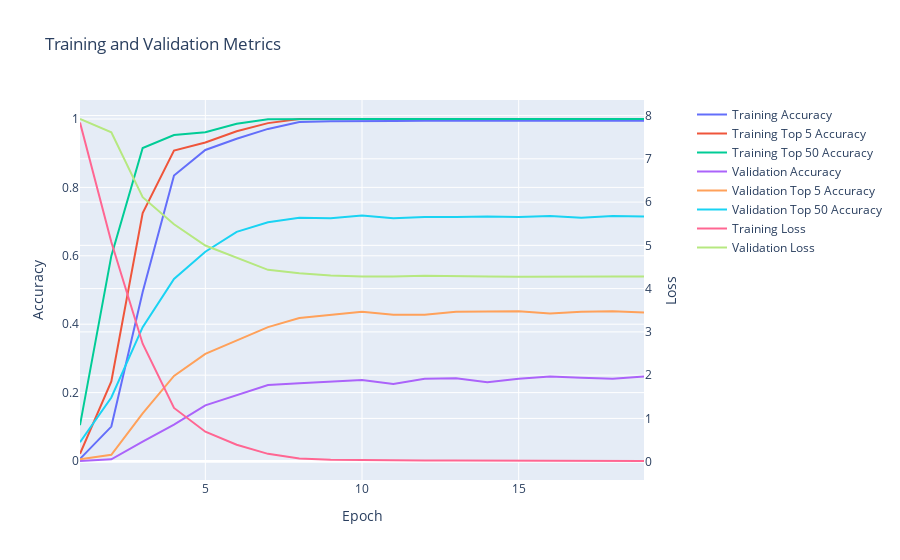

The notebook cell saved with this chart:
### Code cell
arcface_cross_entropy_model.display_training_history()

### Figure 1 — Plotly figure (JSON) as saved in the notebook; plotly's stock layout.template omitted (floating-point values rounded to 4 significant figures)
{"data": [{"mode": "lines", "name": "Training Accuracy", "type": "scatter", "x": [1, 2, 3, 4, 5, 6, 7, 8, 9, 10, 11, 12, 13, 14, 15, 16, 17, 18, 19], "xaxis": "x", "y": [0.006209, 0.1006, 0.4942, 0.8349, 0.9094, 0.9421, 0.971, 0.9909, 0.9934, 0.9946, 0.9942, 0.9946, 0.9946, 0.9938, 0.9942, 0.9946, 0.9938, 0.9934, 0.9946, 0.9938], "yaxis": "y"}, {"mode": "lines", "name": "Training Top 5 Accuracy", "type": "scatter", "x": [1, 2, 3, 4, 5, 6, 7, 8, 9, 10, 11, 12, 13, 14, 15, 16, 17, 18, 19], "xaxis": "x", "y": [0.02111, 0.2326, 0.7252, 0.9077, 0.9313, 0.964, 0.988, 1.0, 1.0, 1.0, 1.0, 1.0, 1.0, 1.0, 1.0, 1.0, 1.0, 1.0, 1.0, 1.0], "yaxis": "y"}, {"mode": "lines", "name": "Training Top 50 Accuracy", "type": "scatter", "x": [1, 2, 3, 4, 5, 6, 7, 8, 9, 10, 11, 12, 13, 14, 15, 16, 17, 18, 19], "xaxis": "x", "y": [0.1047, 0.5998, 0.9151, 0.9532, 0.9611, 0.9863, 0.9992, 1.0, 1.0, 1.0, 1.0, 1.0, 1.0, 1.0, 1.0, 1.0, 1.0, 1.0, 1.0, 1.0], "yaxis": "y"}, {"mode": "lines", "name": "Validation Accuracy", "type": "scatter", "x": [1, 2, 3, 4, 5, 6, 7, 8, 9, 10, 11, 12, 13, 14, 15, 16, 17, 18, 19], "xaxis": "x", "y": [0.0, 0.004975, 0.05638, 0.1061, 0.1625, 0.1924, 0.2222, 0.2272, 0.2322, 0.2371, 0.2255, 0.2405, 0.2421, 0.2305, 0.2405, 0.2471, 0.2438, 0.2405, 0.2471, 0.2454], "yaxis": "y"}, {"mode": "lines", "name": "Validation Top 5 Accuracy", "type": "scatter", "x": [1, 2, 3, 4, 5, 6, 7, 8, 9, 10, 11, 12, 13, 14, 15, 16, 17, 18, 19], "xaxis": "x", "y": [0.004975, 0.01824, 0.1393, 0.2488, 0.3134, 0.3532, 0.3914, 0.4179, 0.4262, 0.4362, 0.4279, 0.4279, 0.4362, 0.4378, 0.4378, 0.4312, 0.4362, 0.4378, 0.4345, 0.4362], "yaxis": "y"}, {"mode": "lines", "name": "Validation Top 50 Accuracy", "type": "scatter", "x": [1, 2, 3, 4, 5, 6, 7, 8, 9, 10, 11, 12, 13, 14, 15, 16, 17, 18, 19], "xaxis": "x", "y": [0.05473, 0.1857, 0.3914, 0.5323, 0.6119, 0.67, 0.6982, 0.7114, 0.7098, 0.7181, 0.7098, 0.7131, 0.7131, 0.7148, 0.7131, 0.7164, 0.7114, 0.7164, 0.7148, 0.7148], "yaxis": "y"}, {"mode": "lines", "name": "Training Loss", "type": "scatter", "x": [1, 2, 3, 4, 5, 6, 7, 8, 9, 10, 11, 12, 13, 14, 15, 16, 17, 18, 19], "xaxis": "x", "y": [7.838, 5.077, 2.727, 1.241, 0.693, 0.3916, 0.1812, 0.07251, 0.04388, 0.03374, 0.02881, 0.02836, 0.02503, 0.02286, 0.02383, 0.0184, 0.01876, 0.01943, 0.01569, 0.01927], "yaxis": "y2"}, {"mode": "lines", "name": "Validation Loss", "type": "scatter", "x": [1, 2, 3, 4, 5, 6, 7, 8, 9, 10, 11, 12, 13, 14, 15, 16, 17, 18, 19], "xaxis": "x", "y": [7.92, 7.612, 6.113, 5.488, 4.995, 4.72, 4.434, 4.354, 4.306, 4.283, 4.28, 4.295, 4.28, 4.282, 4.275, 4.282, 4.288, 4.281, 4.278, 4.293], "yaxis": "y2"}], "layout": {"title": {"text": "Training and Validation Metrics"}, "xaxis": {"anchor": "y", "domain": [0.0, 0.94], "title": {"text": "Epoch"}}, "yaxis": {"anchor": "x", "domain": [0.0, 1.0], "title": {"text": "Accuracy"}}, "yaxis2": {"anchor": "x", "overlaying": "y", "side": "right", "title": {"text": "Loss"}}}}
